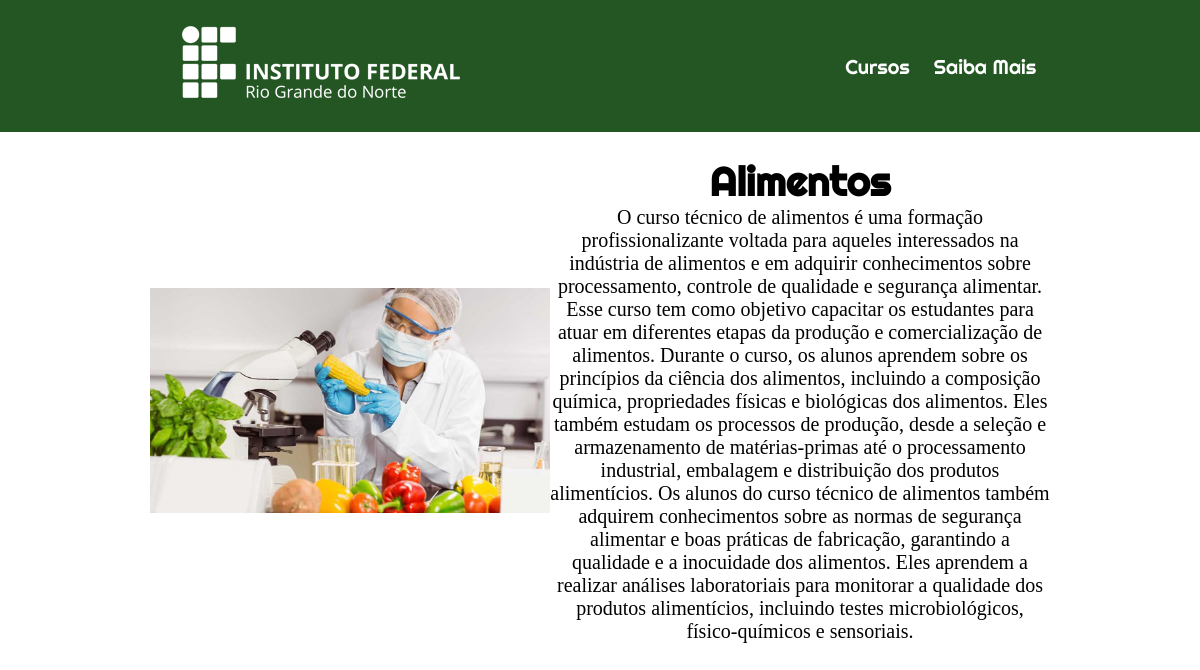
Page /detalhe_cursos/3/ on the committed database.
### publicacao/models.py (models this page shows, shortened)
class Curso(models.Model):
    nome = models.CharField(max_length=200)
    descricao = models.TextField()
    imagem = models.ImageField(upload_to='imagens')

### publicacao/views.py (the view)
# urls.py: path('detalhe_cursos/<int:id_curso>/', detalhe_cursos, name='detalhe_cursos'),
def detalhe_cursos(request,id_curso):
    curso = get_object_or_404(Curso, id=id_curso)
    context={
        'objeto' : curso,
    }
    return render(request,'publicacao/detalhe.html',context)

### publicacao/templates/publicacao/detalhe.html (shortened to what this page needs)
{% extends 'base.html' %}
{% block main %}
<div class="container post">
    <img class="card-img" src="{{objeto.imagem.url}}" alt="Imagem da Postagem" style="object-fit: cover; height: 100%;">
    <div class="grid">
        <h1 class="titulo">{{ objeto.nome }}</h1>
        <p class="descricao">{{ objeto.descricao }}</p>
    </div>
</div>
{% endblock %}

### publicacao/static/css/estilo.css (style rules this page uses)
* { margin: 0; }
.container { display: flex; align-items: center; justify-content: center; }
.card-img { height: 400px; width: 400px; }
.grid { display: grid; }
.post { width: 900px; }
.titulo { font-family: Righteous; font-size: 40px; }
.descricao { font-size: 20px; }

### rows in the picture
Curso: imagem (picture), nome "Alimentos", descricao "O curso técnico de alimentos é uma formação profissionalizante voltada para aqueles interessados na indústria de alimentos e em adquirir conhecimentos sobre processamento, controle de qualidade e segurança alimentar. Esse curso tem como objetivo capacitar os estudantes para atuar em diferentes etapas da produção e comercialização de alimentos. Durante o curso, os alunos aprendem sobre os princípios da ciência dos alimentos, incluindo a composição química, propriedades físicas e biológicas dos alimentos. Eles também estudam os processos de produção, desde a seleção e armazenamento de matérias-primas até o processamento industrial, embalagem e distribuição dos produtos alimentícios. Os alunos…"
